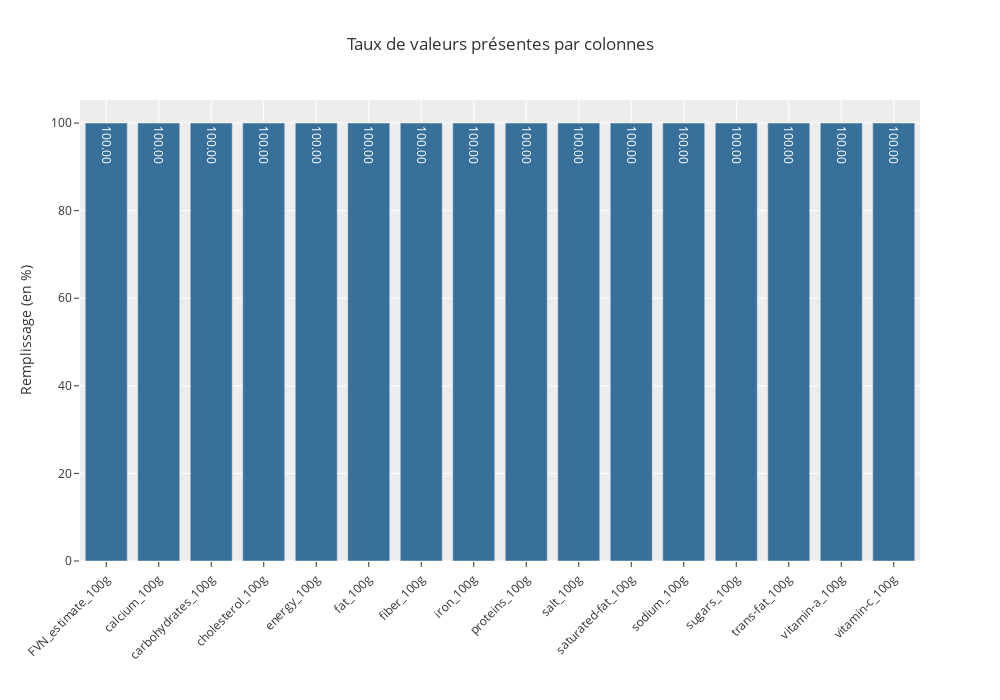

Notebook code cell kept with this figure:
### Code cell
fill_ratio_df = pd.DataFrame(fill_ratio, columns=["fill_rate"])

fig = px.bar(fill_ratio_df, y="fill_rate", 
             width=1000,
             height=700,
             color='fill_rate', 
             title="Taux de valeurs présentes par colonnes",
             labels={
                "fill_rate": "Remplissage (en %)",
                "index": "",
                },
             template='ggplot2',
             text=[f"{x:.2f}" for x in fill_ratio_df.fill_rate],
            )

fig.update_coloraxes(showscale=False)
fig.update_xaxes(tickangle = -45)
fig.show()

### Figure 1 — Plotly figure (JSON) as saved in the notebook; plotly's stock layout.template omitted (floating-point values rounded to 4 significant figures)
{"data": [{"alignmentgroup": "True", "hovertemplate": "=%{x}<br>Remplissage (en %)=%{marker.color}<br>text=%{text}<extra></extra>", "legendgroup": "", "marker": {"color": [100, 100, 100, 100, 100, 100, 100, 100, 100, 100, 100, 100, 100, 100, 100, 100], "coloraxis": "coloraxis", "pattern": {"shape": ""}}, "name": "", "offsetgroup": "", "orientation": "v", "showlegend": false, "text": ["100.00", "100.00", "100.00", "100.00", "100.00", "100.00", "100.00", "100.00", "100.00", "100.00", "100.00", "100.00", "100.00", "100.00", "100.00", "100.00"], "textposition": "auto", "type": "bar", "x": ["FVN_estimate_100g", "calcium_100g", "carbohydrates_100g", "cholesterol_100g", "energy_100g", "fat_100g", "fiber_100g", "iron_100g", "proteins_100g", "salt_100g", "saturated-fat_100g", "sodium_100g", "sugars_100g", "trans-fat_100g", "vitamin-a_100g", "vitamin-c_100g"], "xaxis": "x", "y": [100, 100, 100, 100, 100, 100, 100, 100, 100, 100, 100, 100, 100, 100, 100, 100], "yaxis": "y"}], "layout": {"barmode": "relative", "coloraxis": {"colorbar": {"title": {"text": "Remplissage (en %)"}}, "colorscale": [[0, "rgb(20,44,66)"], [1, "rgb(90,179,244)"]], "showscale": false}, "height": 700, "legend": {"tracegroupgap": 0}, "title": {"text": "Taux de valeurs présentes par colonnes"}, "width": 1000, "xaxis": {"anchor": "y", "autorange": true, "domain": [0, 1], "range": [-0.5, 15.5], "tickangle": -45, "title": {"text": ""}, "type": "category"}, "yaxis": {"anchor": "x", "autorange": true, "domain": [0, 1], "range": [0, 105.3], "title": {"text": "Remplissage (en %)"}, "type": "linear"}}}
